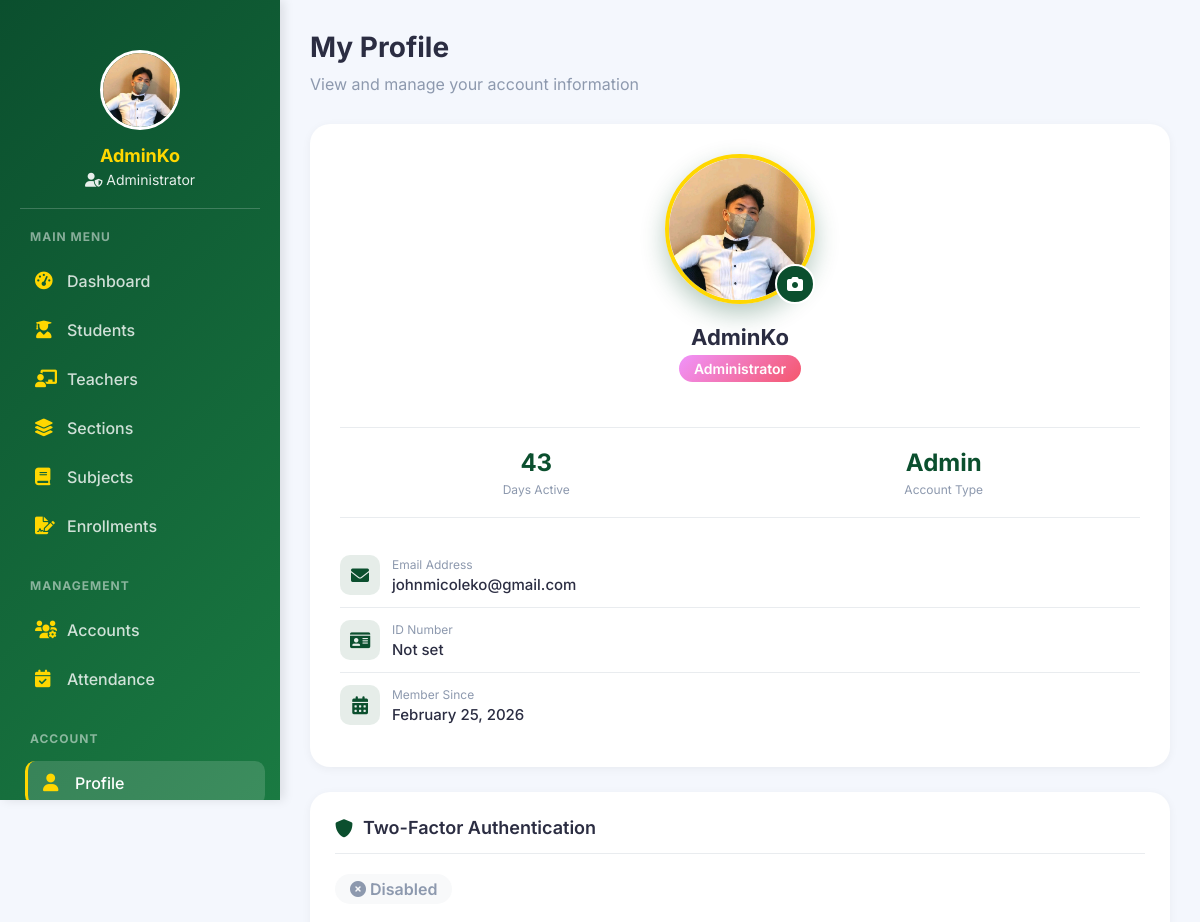
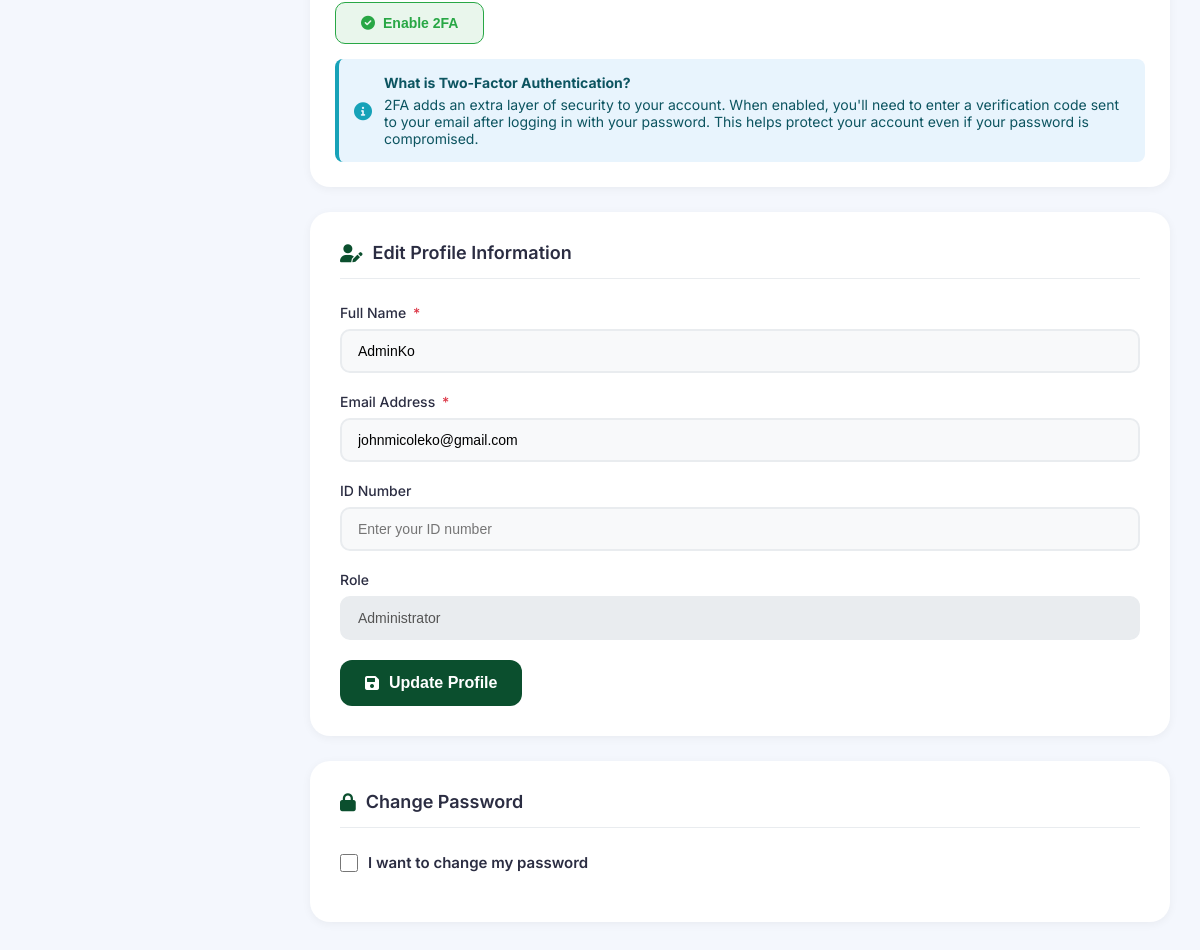
The app's page /admin/profile.php (signed in) with its own data (2 pictures, top to bottom).
### tables this page shows
CREATE TABLE `users` (
  `id` int(11) NOT NULL,
  `id_number` varchar(50) DEFAULT NULL,
  `firstname` varchar(100) DEFAULT NULL,
  `middlename` varchar(50) DEFAULT NULL,
  `lastname` varchar(100) DEFAULT NULL,
  `birthdate` date DEFAULT NULL,
  `gender` enum('Male','Female','Other') DEFAULT NULL,
  `fullname` varchar(100) DEFAULT NULL,
  `email` varchar(100) DEFAULT NULL,
  `password` varchar(255) DEFAULT NULL,
  `role` enum('Admin','Registrar','Teacher','Student') DEFAULT NULL,
  `status` enum('pending','approved','rejected') NOT NULL DEFAULT 'pending',
  `two_factor_enabled` tinyint(1) NOT NULL DEFAULT 0,
  `two_factor_last_used` timestamp NULL DEFAULT NULL,
  `two_factor_verified` tinyint(1) NOT NULL DEFAULT 0,
  `last_password_change` timestamp NULL DEFAULT NULL,
  `approved_by` int(11) DEFAULT NULL,
  `approved_at` timestamp NULL DEFAULT NULL,
  `rejection_reason` text DEFAULT NULL,
  `created_at` timestamp NOT NULL DEFAULT current_timestamp(),
  `profile_picture` varchar(255) DEFAULT NULL
);

### admin/profile.php (the view, shortened to what this page needs)
<?php
include("../config/database.php");
$admin_id = $_SESSION['user']['id'];
$admin_name = $_SESSION['user']['fullname'];
$query = "SELECT * FROM users WHERE id = ? AND role = 'Admin'";
$stmt = $conn->prepare($query);
$stmt->execute([$admin_id]);
$admin = $stmt->fetch(PDO::FETCH_ASSOC);
$account_created = $admin['created_at'];
$two_factor_enabled = $admin['two_factor_enabled'] ?? 0;
$profile_picture = $admin['profile_picture'] ?? null;
$sidebar_profile_pic = $_SESSION['user']['profile_picture'] ?? $profile_picture;
?>
<!DOCTYPE html>
<html lang="en">
<head>
    <link rel="stylesheet" href="https://cdnjs.cloudflare.com/ajax/libs/font-awesome/6.0.0/css/all.min.css">
</head>
<body>
    <div class="app-container">
        <div class="sidebar">
            <div class="admin-info">
                <div class="admin-avatar">
                    <?php if($sidebar_profile_pic && file_exists("../" . $sidebar_profile_pic)): ?>
                        <img src="../<?php echo $sidebar_profile_pic; ?>" alt="Profile Picture">
                    <?php else: ?>
                        <div class="avatar-initial">
                            <?php echo strtoupper(substr($admin_name, 0, 1)); ?>
                        </div>
                    <?php endif; ?>
                </div>
                <h3><?php echo htmlspecialchars(explode(' ', $admin_name)[0]); ?></h3>
                <p><i class="fas fa-user-shield"></i> Administrator</p>
            </div>
            <div class="menu-section">
                <h3>MAIN MENU</h3>
                <ul class="menu-items">
                    <li><a href="dashboard.php"><i class="fas fa-tachometer-alt"></i> <span>Dashboard</span></a></li>
                    <li><a href="students.php"><i class="fas fa-user-graduate"></i> <span>Students</span></a></li>
                    <li><a href="teachers.php"><i class="fas fa-chalkboard-teacher"></i> <span>Teachers</span></a></li>
                    <li><a href="sections.php"><i class="fas fa-layer-group"></i> <span>Sections</span></a></li>
                    <li><a href="subjects.php"><i class="fas fa-book"></i> <span>Subjects</span></a></li>
                    <li><a href="enrollments.php"><i class="fas fa-file-signature"></i> <span>Enrollments</span></a></li>
                </ul>
            </div>
            <div class="menu-section">
                <h3>MANAGEMENT</h3>
                <ul class="menu-items">
                    <li><a href="manage_accounts.php"><i class="fas fa-users-cog"></i> <span>Accounts</span></a></li>
                    <li><a href="attendance.php"><i class="fas fa-calendar-check"></i> <span>Attendance</span></a></li>
                </ul>
            </div>
            <div class="menu-section">
                <h3>ACCOUNT</h3>
                <ul class="menu-items">
                    <li><a href="profile.php" class="active"><i class="fas fa-user"></i> <span>Profile</span></a></li>
                </ul>
            </div>
        </div>
        <div class="main-content">
            <div class="dashboard-header">
                <h1>My Profile</h1>
                <p>View and manage your account information</p>
            </div>
            <div class="profile-grid">
                <div>
                    <div class="profile-card">
                        <div class="profile-avatar-large" onclick="openImageModal()">
                            <?php if($profile_picture && file_exists("../" . $profile_picture)): ?>
                                <img src="../<?php echo $profile_picture; ?>" alt="Profile Picture">
                            <?php else: ?>
                                <div class="avatar-initial">
                                    <?php echo strtoupper(substr($admin['fullname'], 0, 1)); ?>
                                </div>
                            <?php endif; ?>
                            <div class="avatar-overlay">
                                <i class="fas fa-camera"></i>
                            </div>
                        </div>
                        <h2 class="profile-name"><?php echo htmlspecialchars($admin['fullname']); ?></h2>
                        <span class="profile-role">Administrator</span>
                        <div class="profile-stats">
                            <div class="stat-item">
                                <div class="stat-value">
                                    <?php
                                    $days = floor((time() - strtotime($account_created)) / (60 * 60 * 24));
                                    echo $days;
                                    ?>
                                </div>
                                <div class="stat-label">Days Active</div>
                            </div>
                            <div class="stat-item">
                                <div class="stat-value">Admin</div>
                                <div class="stat-label">Account Type</div>
                            </div>
                        </div>
                        <div class="profile-info-item">
                            <div class="info-icon">
                                <i class="fas fa-envelope"></i>
                            </div>
                            <div class="info-content">
                                <div class="info-label">Email Address</div>
                                <div class="info-value"><?php echo htmlspecialchars($admin['email']); ?></div>
                            </div>
                        </div>
                        <div class="profile-info-item">
                            <div class="info-icon">
                                <i class="fas fa-id-card"></i>
                            </div>
                            <div class="info-content">
                                <div class="info-label">ID Number</div>
                                <div class="info-value"><?php echo $admin['id_number'] ?? 'Not set'; ?></div>
                            </div>
                        </div>
                        <div class="profile-info-item">
                            <div class="info-icon">
                                <i class="fas fa-calendar-alt"></i>
                            </div>
                            <div class="info-content">
                                <div class="info-label">Member Since</div>
                                <div class="info-value"><?php echo date('F d, Y', strtotime($account_created)); ?></div>
                            </div>
                        </div>
                    </div>
                </div>
                <div>
                    <div class="twofa-section">
                        <h3><i class="fas fa-shield-alt"></i> Two-Factor Authentication</h3>
                        <div class="twofa-status">
                            <div class="status-badge">
                                <span class="<?php echo $two_factor_enabled ? 'enabled' : 'disabled'; ?>">
                                    <i class="fas fa-<?php echo $two_factor_enabled ? 'check-circle' : 'times-circle'; ?>"></i>
                                    <?php echo $two_factor_enabled ? 'Enabled' : 'Disabled'; ?>
                                </span>
                            </div>
                        </div>
                        <?php if($two_factor_enabled): ?>
                            <form method="POST" style="display: inline;">
                                <input type="hidden" name="action" value="disable">
                                <button type="submit" name="toggle_2fa" class="btn-toggle disable" onclick="return confirm('Are you sure you want to disable Two-Factor Authentication? This will make your account less secure.')">
                                    <i class="fas fa-times-circle"></i> Disable 2FA
                                </button>
                            </form>
                        <?php else: ?>
                            <form method="POST" style="display: inline;">
                                <button type="submit" name="toggle_2fa" class="btn-toggle enable">
                                    <i class="fas fa-check-circle"></i> Enable 2FA
                                </button>
                            </form>
                        <?php endif; ?>
                        <div class="info-box">
                            <i class="fas fa-info-circle"></i>
                            <div>
                                <strong>What is Two-Factor Authentication?</strong>
                                <p style="margin-top: 5px;">2FA adds an extra layer of security to your account. When enabled, you'll need to enter a verification code sent to your email after logging in with your password. This helps protect your account even if your password is compromised.</p>
                            </div>
                        </div>
                    </div>
                    <div class="form-card">
                        <h3><i class="fas fa-user-edit"></i> Edit Profile Information</h3>
                        <form method="POST" action="">
                            <div class="form-group">
                                <label>Full Name <span>*</span></label>
                                <input type="text" name="fullname" value="<?php echo htmlspecialchars($admin['fullname']); ?>" required>
                            </div>
                            <div class="form-group">
                                <label>Email Address <span>*</span></label>
                                <input type="email" name="email" value="<?php echo htmlspecialchars($admin['email']); ?>" required>
                            </div>
                            <div class="form-group">
                                <label>ID Number</label>
                                <input type="text" name="id_number" value="<?php echo htmlspecialchars($admin['id_number'] ?? ''); ?>" placeholder="Enter your ID number">
                            </div>
                            <div class="form-group">
                                <label>Role</label>
                                <input type="text" value="Administrator" disabled>
                            </div>
                            <button type="submit" name="update_profile" class="btn-submit">
                                <i class="fas fa-save"></i> Update Profile
                            </button>
                        </form>
                    </div>
                    <div class="form-card">
                        <h3><i class="fas fa-lock"></i> Change Password</h3>
                        <div class="password-section">
                            <div class="password-header">
                                <input type="checkbox" id="change_password_checkbox">
                                <label for="change_password_checkbox">I want to change my password</label>
                            </div>
                        </div>
                    </div>
                </div>
            </div>
        </div>
    </div>
</body>
</html>

### records on screen
users: profile_picture (picture), fullname "AdminKo", created_at "43", email "johnmicoleko@gmail.com", id_number "Not set", created_at "February 25, 2026"

### other values on screen
explode(' ', $admin_name)[0] "AdminKo"
